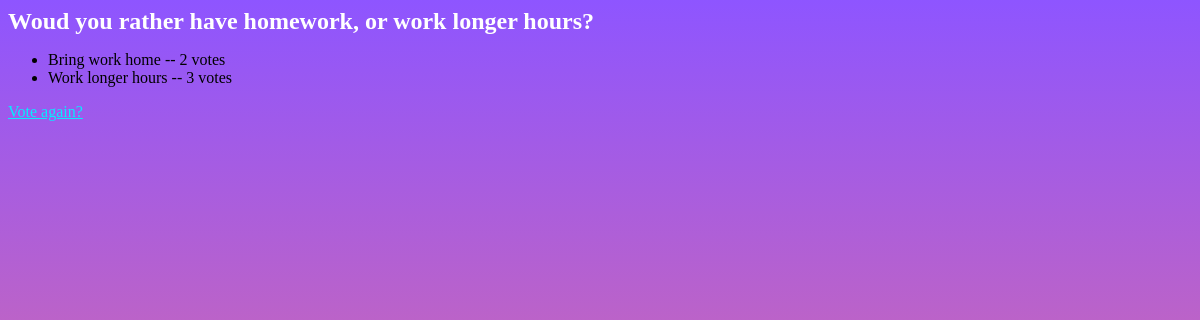
The app's page /3/results/ with its own data.
### polls/models.py (models this page shows, shortened)
class Question(models.Model):
    question_text = models.CharField(max_length = 200)
    pub_date = models.DateTimeField("date published")

class Choice(models.Model):
    question = models.ForeignKey(Question, on_delete = models.CASCADE)
    choice_text = models.CharField(max_length = 200)
    votes = models.IntegerField(default = 0)

### polls/views.py (the view)
# urls.py: path("<int:pk>/results/", views.ResultsView.as_view(), name="results"),
class ResultsView(generic.DetailView):
    model = Question
    template_name = "polls/results.html"

### polls/templates/polls/results.html
{% load static %}
<link rel="stylesheet" href="{% static 'polls/results.css' %}"/>
<h1>{{ question.question_text }}</h1>
<ul>
{% for choice in question.choice_set.all %}
    <li>{{ choice.choice_text }} -- {{ choice.votes }} vote{{ choice.votes|pluralize }}</li>
{% endfor %}
</ul>
<a href="{% url 'polls:detail' question.id %}">Vote again?</a>

### polls/static/polls/results.css (style rules this page uses)
h1 { font-size: 1.5rem; color: #fff }
a { color: rgb(4, 238, 255); }

### records on screen
Question: question_text "Woud you rather have homework, or work longer hours?"
Choice: choice_text "Bring work home", votes "2"
Choice: choice_text "Work longer hours", votes "3"
